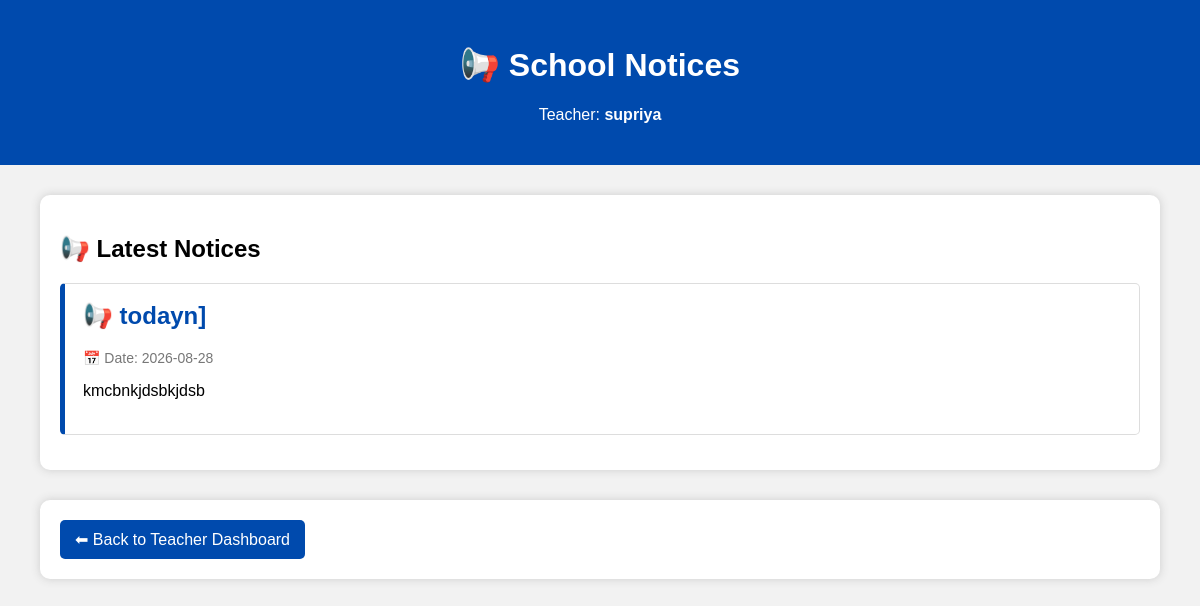
The app's page /teacher-notices.php (signed in) with its own data.
### tables this page shows
CREATE TABLE `notices` (
  `id` int(11) NOT NULL,
  `title` varchar(200) DEFAULT NULL,
  `notice` text,
  `notice_date` date DEFAULT NULL
);

### teacher-notices.php (the view, shortened to what this page needs)
<?php
include "connection.php";
$sql = "SELECT *
        FROM notices
        ORDER BY id DESC";
$result = mysqli_query($conn, $sql);
?>
<!DOCTYPE html>
<html>
<head>
</head>
<body>
<div class="header">
<h1>📢 School Notices</h1>
<p>
Teacher:
<strong>
<?php
echo htmlspecialchars(
    $_SESSION['teacher']
);
?>
</strong>
</p>
</div>
<div class="box">
<h2>📢 Latest Notices</h2>
<?php
if(mysqli_num_rows($result) == 0)
{
?>
<div class="no-notice">
<h3>📭 No Notice Found</h3>
<p>
Abhi koi school notice available nahi hai.
</p>
</div>
<?php
}
else
{
    while($row = mysqli_fetch_assoc($result))
    {
?>
<div class="notice">
<h2>
📢
<?php
echo htmlspecialchars(
    $row['title']
);
?>
</h2>
<div class="date">
📅 Date:
<?php
echo htmlspecialchars(
    $row['notice_date']
);
?>
</div>
<p>
<?php
echo nl2br(
    htmlspecialchars(
        $row['notice']
    )
);
?>
</p>
</div>
<?php
    }
}
?>
</div>
<div class="box">
<a
class="back"
href="teacher-dashboard.php"
>
⬅ Back to Teacher Dashboard
</a>
</div>
</body>
</html>

### teacher-notices.php (style rules this page uses)
body { margin:0; font-family:Arial; background:#f2f2f2; }
.header { background:#004aad; color:white; padding:25px; text-align:center; }
.box { width:90%; margin:30px auto; background:white; padding:20px; border-radius:10px; box-shadow:0 0 10px #ccc; }
.notice { border:1px solid #ddd; border-left:5px solid #004aad; padding:18px; margin-bottom:15px; border-radius:5px; }
.notice h2 { color:#004aad; margin-top:0; }
.date { color:#777; font-size:14px; margin-bottom:10px; }
.back { display:inline-block; background:#004aad; color:white; padding:10px 15px; text-decoration:none; border-radius:5px; }

### records on screen
notices: title "todayn]", notice_date "2026-08-28", notice "kmcbnkjdsbkjdsb"

### other values on screen
$_SESSION['teacher'] "supriya"
